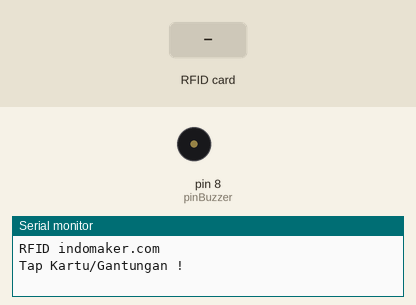
This sketch was run on a simulated Arduino Uno, built with avr-gcc and run on an emulated ATmega328P. Parts: buzzer (waves = sounding), the last lines printed to the serial monitor. The test bench sets the inputs (shaded band).

Above: at 1.2 s.
1.3 s: RFID card 04 0B 6B 8A 7E 29 80 held to the reader
At 1.71 s:
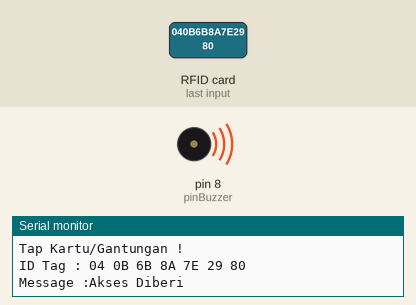
4.3 s: RFID card 9A 83 F1 0A held to the reader
At 6.6 s:
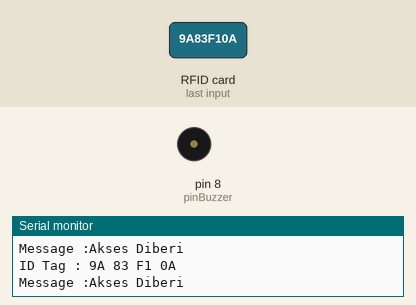
7.3 s: RFID card FB F2 1D 1B held to the reader
At 7.71 s:
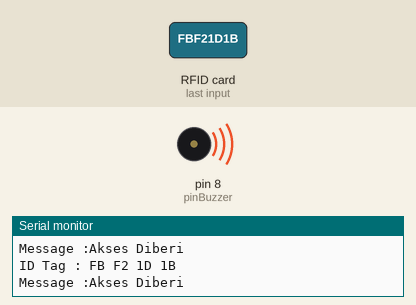
10.3 s: RFID card 5E 7A 19 C4 held to the reader
At 13.9 s:
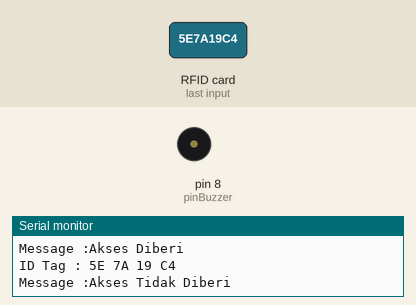
Timing chart, 0 to 14.3 s (numbered marks = the images above; inputs shaded):
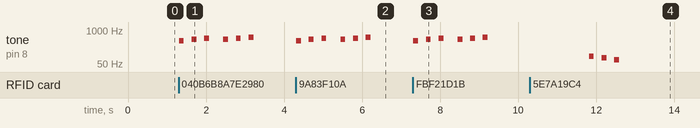

Measured:
- after the input at 1.3 s, tone on pin 8 (pinBuzzer): plays 392 Hz for 0.13 s, 440 Hz for 0.13 s, 494 Hz for 0.13 s, 440 Hz for 0.13 s, 494 Hz for 0.13 s, 523 Hz for 0.13 s, starting at once
- after the input at 4.3 s, tone on pin 8 (pinBuzzer): plays 392 Hz for 0.13 s, 440 Hz for 0.13 s, 494 Hz for 0.13 s, 440 Hz for 0.13 s, 494 Hz for 0.13 s, 523 Hz for 0.13 s, starting at once
- after the input at 7.3 s, tone on pin 8 (pinBuzzer): plays 392 Hz for 0.13 s, 440 Hz for 0.13 s, 494 Hz for 0.13 s, 440 Hz for 0.13 s, 494 Hz for 0.13 s, 523 Hz for 0.13 s, starting at once
- after the input at 10.3 s, tone on pin 8 (pinBuzzer): plays 98 Hz for 0.13 s, 87 Hz for 0.13 s, 73 Hz for 0.13 s, starting after 1.5 s

The sketch:

RFID_LED_BUZZER.ino
```cpp
#include <SPI.h>
#include "pitches.h"
#include <MFRC522.h>
#define pinSDA 10
#define pinRST 9
MFRC522 RFID(pinSDA, pinRST);

// Melodies definition: access, welcome and rejection
int access_melody[] = {NOTE_G4,0,NOTE_A4,0, NOTE_B4,0,NOTE_A4,0,NOTE_B4,0, NOTE_C5,0};
int access_noteDurations[] = {8,8,8,8,8,4,8,8,8,8,8,4};
int fail_melody[] = {NOTE_G2,0,NOTE_F2,0,NOTE_D2,0};
int fail_noteDurations[] = {8,8,8,8,8,4};

int redPin = 7;
const int pinBuzzer = 8;

void setup() {
  Serial.begin(9600);
  SPI.begin();
  RFID.PCD_Init();
  Serial.println("RFID indomaker.com");
  Serial.println("");
  Serial.println("Tap Kartu/Gantungan !");
  Serial.println();
}
void loop() {
  if ( ! RFID.PICC_IsNewCardPresent()) {
    return;
  }
  if ( ! RFID.PICC_ReadCardSerial()) {
    return;
  }
  Serial.print("ID Tag :");
  String content = "";
  byte letter;
  for (byte i = 0; i < RFID.uid.size; i++) {
    Serial.print(RFID.uid.uidByte[i] < 0x10 ? " 0" : " ");
    Serial.print(RFID.uid.uidByte[i], HEX);
    content.concat(String(RFID.uid.uidByte[i] < 0x10 ? " 0" : " "));
    content.concat(String(RFID.uid.uidByte[i], HEX));
  }
  Serial.println();
  Serial.print ("Message :");
  content.toUpperCase();
  if(content.substring(1)=="04 0B 6B 8A 7E 29 80")// akses ktp indra
  {
    Serial.println("Akses Diberi");
    Serial.println();
    digitalWrite(redPin, HIGH);

      for (int i = 0; i < 12; i++){ // play welcome sound
      int access_noteDuration = 1000/access_noteDurations[i];
      tone(pinBuzzer, access_melody[i],access_noteDuration);
      int access_pauseBetweenNotes = access_noteDuration * 1.30;
      delay(access_pauseBetweenNotes);
      noTone(pinBuzzer);
    }
  }

    else if(content.substring(1)=="9A 83 F1 0A")// akses tag indra
  {
    Serial.println("Akses Diberi");
    Serial.println();
    void dering_pendek();
    digitalWrite(redPin, HIGH);
        digitalWrite(redPin, HIGH);

      for (int i = 0; i < 12; i++){ // play welcome sound
      int access_noteDuration = 1000/access_noteDurations[i];
      tone(pinBuzzer, access_melody[i],access_noteDuration);
      int access_pauseBetweenNotes = access_noteDuration * 1.30;
      delay(access_pauseBetweenNotes);
      noTone(pinBuzzer);
  }
  }
  else if(content.substring(1)=="FB F2 1D 1B")// akses tag indra
  {
    Serial.println("Akses Diberi");
    Serial.println();
    void dering_pendek();
    digitalWrite(redPin, HIGH);
        digitalWrite(redPin, HIGH);

      for (int i = 0; i < 12; i++){ // play welcome sound
      int access_noteDuration = 1000/access_noteDurations[i];
      tone(pinBuzzer, access_melody[i],access_noteDuration);
      int access_pauseBetweenNotes = access_noteDuration * 1.30;
      delay(access_pauseBetweenNotes);
      noTone(pinBuzzer);
  }
  }
  else {
    Serial.println("Akses Tidak Diberi");
        void dering_panjang();
        digitalWrite(redPin, HIGH);
        delay (250);
        digitalWrite(redPin, LOW);
        delay (250);
        digitalWrite(redPin, HIGH);
        delay (250);
        digitalWrite(redPin, LOW);
        delay (250);
        digitalWrite(redPin, HIGH);
        delay (250);
        digitalWrite(redPin, LOW);
        delay (250);
        for (int i = 0; i < 6; i++){ // playa rejection sound
      int fail_noteDuration = 1000/fail_noteDurations[i];
      tone(pinBuzzer, fail_melody[i],fail_noteDuration);
      int fail_pauseBetweenNotes = fail_noteDuration * 1.30;
      delay(fail_pauseBetweenNotes);
      noTone(pinBuzzer);
    }
    delay(1000);
  }

}
```

pitches.h
```cpp
/*************************************************
 * Public Constants
 *************************************************/

#define NOTE_B0  31
#define NOTE_C1  33
#define NOTE_CS1 35
#define NOTE_D1  37
#define NOTE_DS1 39
#define NOTE_E1  41
#define NOTE_F1  44
#define NOTE_FS1 46
#define NOTE_G1  49
#define NOTE_GS1 52
#define NOTE_A1  55
#define NOTE_AS1 58
#define NOTE_B1  62
#define NOTE_C2  65
#define NOTE_CS2 69
#define NOTE_D2  73
#define NOTE_DS2 78
#define NOTE_E2  82
#define NOTE_F2  87
#define NOTE_FS2 93
#define NOTE_G2  98
#define NOTE_GS2 104
#define NOTE_A2  110
#define NOTE_AS2 117
#define NOTE_B2  123
#define NOTE_C3  131
#define NOTE_CS3 139
#define NOTE_D3  147
#define NOTE_DS3 156
#define NOTE_E3  165
#define NOTE_F3  175
#define NOTE_FS3 185
#define NOTE_G3  196
#define NOTE_GS3 208
#define NOTE_A3  220
#define NOTE_AS3 233
#define NOTE_B3  247
#define NOTE_C4  262
#define NOTE_CS4 277
#define NOTE_D4  294
#define NOTE_DS4 311
#define NOTE_E4  330
#define NOTE_F4  349
#define NOTE_FS4 370
#define NOTE_G4  392
#define NOTE_GS4 415
#define NOTE_A4  440
#define NOTE_AS4 466
#define NOTE_B4  494
#define NOTE_C5  523
#define NOTE_CS5 554
#define NOTE_D5  587
#define NOTE_DS5 622
#define NOTE_E5  659
#define NOTE_F5  698
#define NOTE_FS5 740
#define NOTE_G5  784
#define NOTE_GS5 831
#define NOTE_A5  880
#define NOTE_AS5 932
#define NOTE_B5  988
#define NOTE_C6  1047
#define NOTE_CS6 1109
#define NOTE_D6  1175
#define NOTE_DS6 1245
#define NOTE_E6  1319
#define NOTE_F6  1397
#define NOTE_FS6 1480
#define NOTE_G6  1568
#define NOTE_GS6 1661
#define NOTE_A6  1760
#define NOTE_AS6 1865
#define NOTE_B6  1976
#define NOTE_C7  2093
#define NOTE_CS7 2217
#define NOTE_D7  2349
#define NOTE_DS7 2489
#define NOTE_E7  2637
#define NOTE_F7  2794
#define NOTE_FS7 2960
#define NOTE_G7  3136
#define NOTE_GS7 3322
#define NOTE_A7  3520
#define NOTE_AS7 3729
#define NOTE_B7  3951
#define NOTE_C8  4186
#define NOTE_CS8 4435
#define NOTE_D8  4699
#define NOTE_DS8 4978
```
